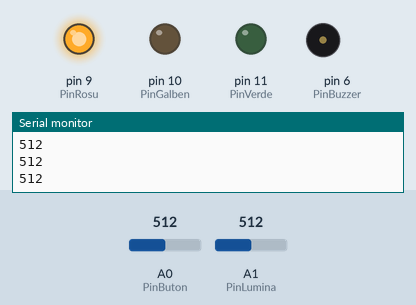
Recording of a sketch running on a simulated Arduino Uno, built with avr-gcc and run on an emulated ATmega328P. On the bench: output pins drawn as LEDs (lit = HIGH), buzzer (waves = sounding, pin HIGH), the last lines printed to the serial monitor. The inputs (shaded band) are chosen by the test bench; at power-on: A0 (PinButon) = 512, A1 (PinLumina) = 512.

Above: at 1.2 s.
1.3 s: A0 (PinButon) set to 1006
2.8 s: A0 (PinButon) set to 1023
At 3.3 s:
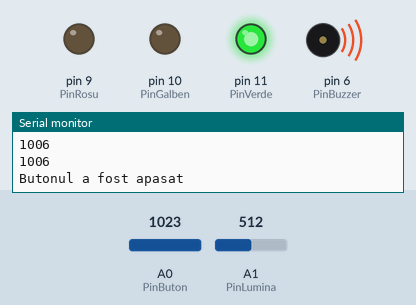
Timing chart, 0 to 5.8 s (numbered marks = the images above; inputs shaded):
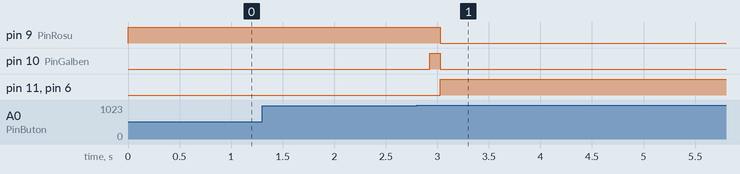

The sketch:

V._Semafor_buzzer_buton_light.ino
```cpp
int PinVerde = 11;
int viteza = 100;
int PinRosu = 9;
int PinButon = 0;
int PinGalben = 10;
int PinLumina = 1;

int PinBuzzer = 6;

void setup() {
  Serial.begin(9600);
  pinMode(PinButon, INPUT);
  pinMode(PinGalben, OUTPUT);
  pinMode(PinVerde, OUTPUT);
  pinMode(PinRosu, OUTPUT);
  pinMode(PinLumina, INPUT);


  pinMode(PinBuzzer, OUTPUT);
}

void loop() {
  Serial.println(analogRead(PinButon));
  digitalWrite(PinRosu, HIGH);
  if (analogRead(PinButon) >= 1023) {
    Serial.print("Butonul a fost apasat");

    delay(viteza);
    digitalWrite(PinGalben, HIGH);
    delay(viteza);
    digitalWrite(PinRosu, LOW);
    digitalWrite(PinGalben, LOW);
    digitalWrite(PinVerde, HIGH);

    while (analogRead(PinLumina) >= 5) {

      digitalWrite(PinBuzzer, HIGH);

    }

      digitalWrite(PinBuzzer, LOW);

      digitalWrite(PinVerde, LOW);
  }
}
```

Measured:
- the behaviour switches between 1022 and 1023 on A0 (PinButon) (found by bisection; images 0 and 1)
- after the input at 2.8 s, pin 9 (PinRosu): HIGH → LOW after 0.23 s; pin 10 (PinGalben): LOW → HIGH after 0.13 s, → LOW 0.10 s later; pin 11 (PinVerde), pin 6 (PinBuzzer): LOW → HIGH after 0.23 s
